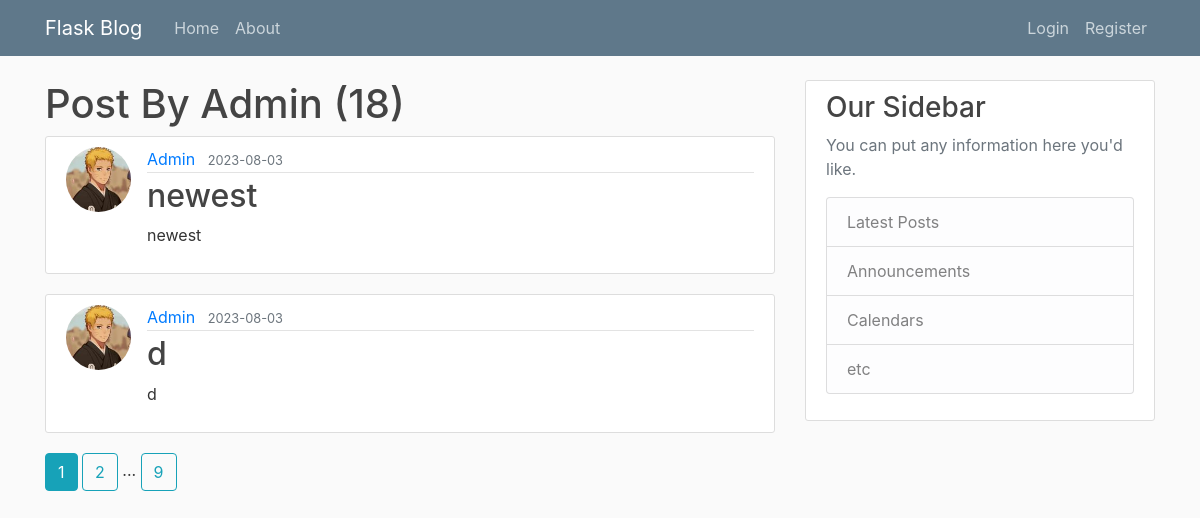
Page /home/Admin on the committed database.
### flaskblog/models.py (models this page shows, shortened)
class User(db.Model, UserMixin):
    id = db.Column(db.Integer, primary_key=True)
    username = db.Column(db.String(30), unique=True, nullable=False)
    email = db.Column(db.String(120), unique=True, nullable=False)
    password = db.Column(db.String(120), nullable=False)
    image_file = db.Column(db.String(120), nullable=False, default='default.jpeg')
    post = db.relationship('Post', backref='author', lazy=True)

class Post(db.Model):
    id = db.Column(db.Integer, primary_key=True)
    title = db.Column(db.String, nullable=False)
    content = db.Column(db.String, nullable=False)
    date_posted = db.Column(db.DateTime, nullable=False, default=datetime.utcnow)
    user_id = db.Column(db.String(120), db.ForeignKey('user.id'), nullable=False)

### flaskblog/routes.py (the view)
@app.route("/home/<string:username>")
def user_post(username):
    page = request.args.get('page',1,type=int)
    user = User.query.filter_by(username=username).first_or_404()
    posts = Post.query.filter_by(author=user)\
        .order_by(Post.date_posted.desc()).paginate(per_page=2, page=page)
    return render_template('user_post.html', posts=posts, user=user)

### flaskblog/templates/user_post.html
{% extends 'layout.html'%}
{% block content%}
    <h1> Post By {{user.username}} ({{posts.total}})</h1>
    {% for post in posts.items%}
    <article class="media content-section">
     <img class="rounded-circle article-img" src="{{url_for('static', filename='profile_pics/' + post.author.image_file)}}">
      <div class="media-body">
        <div class="article-metadata">
          <a class="mr-2" href="#">{{ post.author.username }}</a>
          <small class="text-muted">{{ post.date_posted.strftime('%Y-%m-%d') }}</small>
        </div>
        <h2><a class="article-title" href="{{url_for('post', post_id=post.id)}}">{{ post.title }}</a></h2>
        <p class="article-content">{{ post.content }}</p>
      </div>
    </article>
    {%endfor%}
    {% for page_num in posts.iter_pages(left_edge=1, right_edge=1, left_current=1, right_current=1)%}
     {% if page_num%}
     {% if posts.page == page_num%}
        <a class="btn btn-info" href="{{url_for('home', page=page_num)}}">{{page_num}}</a>
     {%else%}
        <a class="btn btn-outline-info" href="{{url_for('home', page=page_num)}}">{{page_num}}</a>
     {%endif%}
    {%else%}
    ...
    {%endif%}
    {%endfor%}
{%endblock content%}

### flaskblog/static/main.css (style rules this page uses)
body { background: #fafafa; color: #333333; margin-top: 5rem; }
h1, h2, h3, h4, h5, h6 { color: #444444; }
.content-section { background: #ffffff; padding: 10px 20px; border: 1px solid #dddddd; border-radius: 3px; margin-bottom: 20px; }
.article-title { color: #444444; }
.article-content { white-space: pre-line; }
.article-img { height: 65px; width: 65px; margin-right: 16px; }
.article-metadata { padding-bottom: 1px; margin-bottom: 4px; border-bottom: 1px solid #e3e3e3 }

### rows in the picture
User: username "Admin"
Post: image_file (picture), author.username "Admin", date_posted "2023-08-03", title "newest", content "newest"
Post: image_file (picture), author.username "Admin", date_posted "2023-08-03", title "d", content "d"

### other values in the picture
{{ posts.total }} "18"
{{ page_num }} "1"
{{ page_num }} "2" "9"
